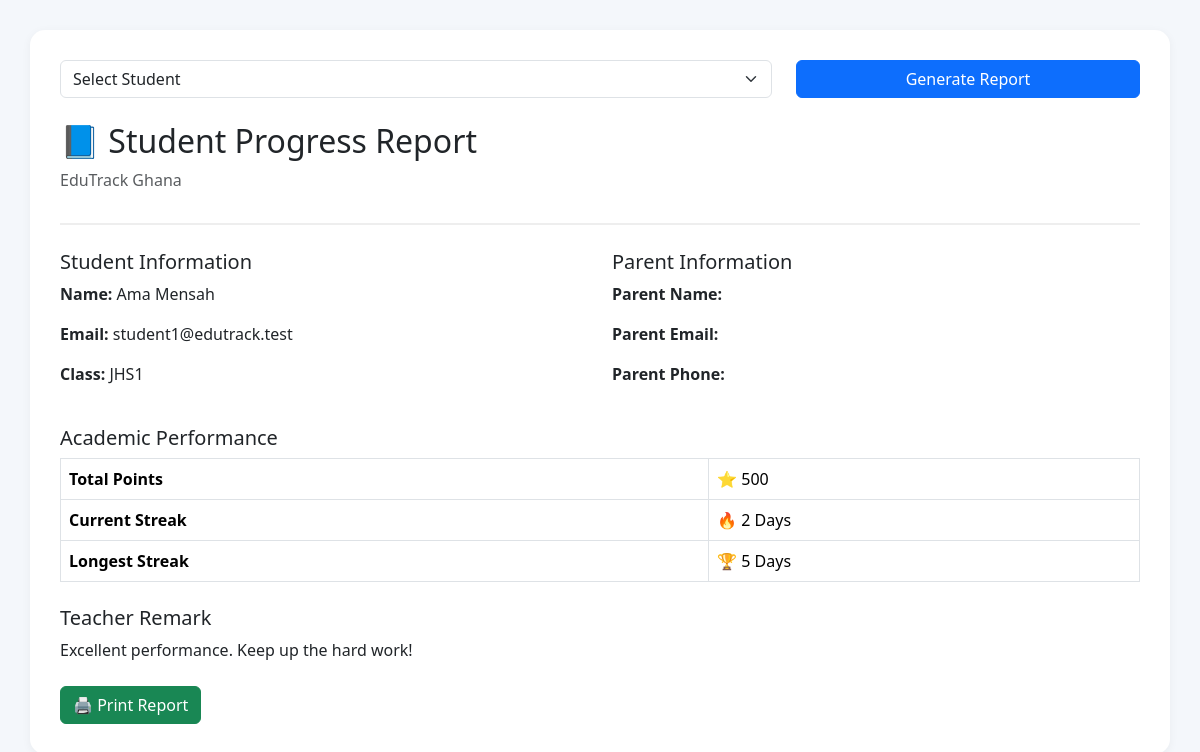
Page /admin/generate_report.php?student_id=1 (signed in) on the committed database.
### tables this page shows
CREATE TABLE `students` (
  `id` int(11) NOT NULL AUTO_INCREMENT,
  `school_id` int(11) NOT NULL DEFAULT 1,
  `teacher_id` int(11) DEFAULT NULL,
  `full_name` varchar(150) NOT NULL,
  `email` varchar(150) NOT NULL,
  `password_hash` varchar(255) NOT NULL,
  `student_id` varchar(50) DEFAULT NULL,
  `class_level` enum('JHS1','JHS2','JHS3') DEFAULT 'JHS1',
  `gender` enum('Male','Female','Other') DEFAULT 'Male',
  `date_of_birth` date DEFAULT NULL,
  `avatar` varchar(255) DEFAULT NULL,
  `learning_style` enum('visual','auditory','kinesthetic','reading') DEFAULT 'visual',
  `difficulty_level` enum('beginner','intermediate','advanced') DEFAULT 'beginner',
  `total_points` int(11) DEFAULT 0,
  `current_streak` int(11) DEFAULT 0,
  `longest_streak` int(11) DEFAULT 0,
  `last_activity_date` date DEFAULT NULL,
  `is_active` tinyint(1) DEFAULT 1,
  `last_login` datetime DEFAULT NULL,
  `login_count` int(11) DEFAULT 0,
  `created_at` timestamp NOT NULL DEFAULT current_timestamp(),
  `updated_at` timestamp NOT NULL DEFAULT current_timestamp() ON UPDATE current_timestamp(),
  `must_change_password` tinyint(1) DEFAULT 0,
  `parent_name` varchar(255) DEFAULT NULL,
  `parent_email` varchar(255) DEFAULT NULL,
  `parent_phone` varchar(50) DEFAULT NULL,
  PRIMARY KEY (`id`),
  UNIQUE KEY `email` (`email`),
  KEY `fk_student_school` (`school_id`),
  KEY `fk_student_teacher` (`teacher_id`),
  CONSTRAINT `fk_student_school` FOREIGN KEY (`school_id`) REFERENCES `schools` (`id`),
  CONSTRAINT `fk_student_teacher` FOREIGN KEY (`teacher_id`) REFERENCES `teachers` (`id`) ON DELETE SET NULL ON UPDATE SET NULL
);

### config/db.php (called while the page is built, shortened)
<?php
function getDB(): PDO {
    static $pdo = null;
    if ($pdo === null) {
        try {
            $dsn = "mysql:host=" . DB_HOST . ";dbname=" . DB_NAME . ";charset=" . DB_CHARSET;
            $options = [
                PDO::ATTR_ERRMODE            => PDO::ERRMODE_EXCEPTION,
                PDO::ATTR_DEFAULT_FETCH_MODE => PDO::FETCH_ASSOC,
                PDO::ATTR_EMULATE_PREPARES   => false,
            ];
            $pdo = new PDO($dsn, DB_USER, DB_PASS, $options);
        } catch (PDOException $exception) {
            error_log('EduTrack database connection failed: ' . $exception->getMessage());
            http_response_code(500);
            exit('Database connection unavailable.');
        }
    }
    return $pdo;
}
function dbQuery(string $sql, array $params = []): \PDOStatement {
    $stmt = getDB()->prepare($sql);
    $stmt->execute($params);
    return $stmt;
}
function dbRow(string $sql, array $params = []): ?array {
    return dbQuery($sql, $params)->fetch() ?: null;
}

### admin/generate_report.php (the view, shortened to what this page needs)
<?php
$selectedStudent = null;
if(isset($_GET['student_id'])) {
    $studentId = (int)$_GET['student_id'];
    $selectedStudent = dbRow('SELECT * FROM students WHERE id = ?', [$studentId]);
}
?>
<!DOCTYPE html>
<html lang="en">
<head>
    <link
        href="https://cdn.jsdelivr.net/npm/bootstrap@5.3.2/dist/css/bootstrap.min.css"
        rel="stylesheet"
    >
</head>
<body>
<div class="main">
    <div class="report-card">
        <div class="no-print mb-4">
            <form method="GET">
                <div class="row">
                    <div class="col-md-8">
                        <select
                            name="student_id"
                            class="form-select"
                            required
                        >
                            <option value="">
                                Select Student
                            </option>
                        </select>
                    </div>
                    <div class="col-md-4">
                        <button
                            class="btn btn-primary w-100"
                            type="submit"
                        >
                            Generate Report
                        </button>
                    </div>
                </div>
            </form>
        </div>
        <?php if($selectedStudent): ?>
        <div class="report-header">
            <h2>
                📘 Student Progress Report
            </h2>
            <p class="text-muted">
                EduTrack Ghana
            </p>
        </div>
        <div class="row mb-4">
            <div class="col-md-6">
                <h5>
                    Student Information
                </h5>
                <p>
                    <strong>Name:</strong>
                    <?= htmlspecialchars($selectedStudent['full_name']) ?>
                </p>
                <p>
                    <strong>Email:</strong>
                    <?= htmlspecialchars($selectedStudent['email']) ?>
                </p>
                <p>
                    <strong>Class:</strong>
                    <?= htmlspecialchars($selectedStudent['class_level']) ?>
                </p>
            </div>
            <div class="col-md-6">
                <h5>
                    Parent Information
                </h5>
                <p>
                    <strong>Parent Name:</strong>
                </p>
                <p>
                    <strong>Parent Email:</strong>
                </p>
                <p>
                    <strong>Parent Phone:</strong>
                </p>
            </div>
        </div>
        <div class="mb-4">
            <h5>
                Academic Performance
            </h5>
            <table class="table table-bordered">
                <tr>
                    <th>Total Points</th>
                    <td>
                        ⭐ <?= $selectedStudent['total_points'] ?>
                    </td>
                </tr>
                <tr>
                    <th>Current Streak</th>
                    <td>
                        🔥 <?= $selectedStudent['current_streak'] ?> Days
                    </td>
                </tr>
                <tr>
                    <th>Longest Streak</th>
                    <td>
                        🏆 <?= $selectedStudent['longest_streak'] ?> Days
                    </td>
                </tr>
            </table>
        </div>
        <div class="mb-4">
            <h5>
                Teacher Remark
            </h5>
            <p>
                <?php if($selectedStudent['total_points'] >= 500): ?>
                    Excellent performance. Keep up the hard work!
                <?php elseif($selectedStudent['total_points'] >= 200): ?>
                    Good progress. Student should stay consistent.
                <?php else: ?>
                    Student needs more focus and participation.
                <?php endif; ?>
            </p>
        </div>
        <div class="no-print">
            <button
                onclick="window.print()"
                class="btn btn-success"
            >
                🖨 Print Report
            </button>
        </div>
        <?php endif; ?>
    </div>
</div>
</body>
</html>

### admin/generate_report.php (style rules this page uses)
body { background:#f4f7fb; }
.main { padding:30px; }
.report-card { background:white; padding:30px; border-radius:15px; box-shadow:0 2px 10px rgba(0,0,0,0.05); }
.report-header { border-bottom:2px solid #eee; margin-bottom:25px; padding-bottom:15px; }

### rows in the picture
students: full_name "Ama Mensah", email "student1@edutrack.test", class_level "JHS1", total_points "500", current_streak "2", longest_streak "5"
